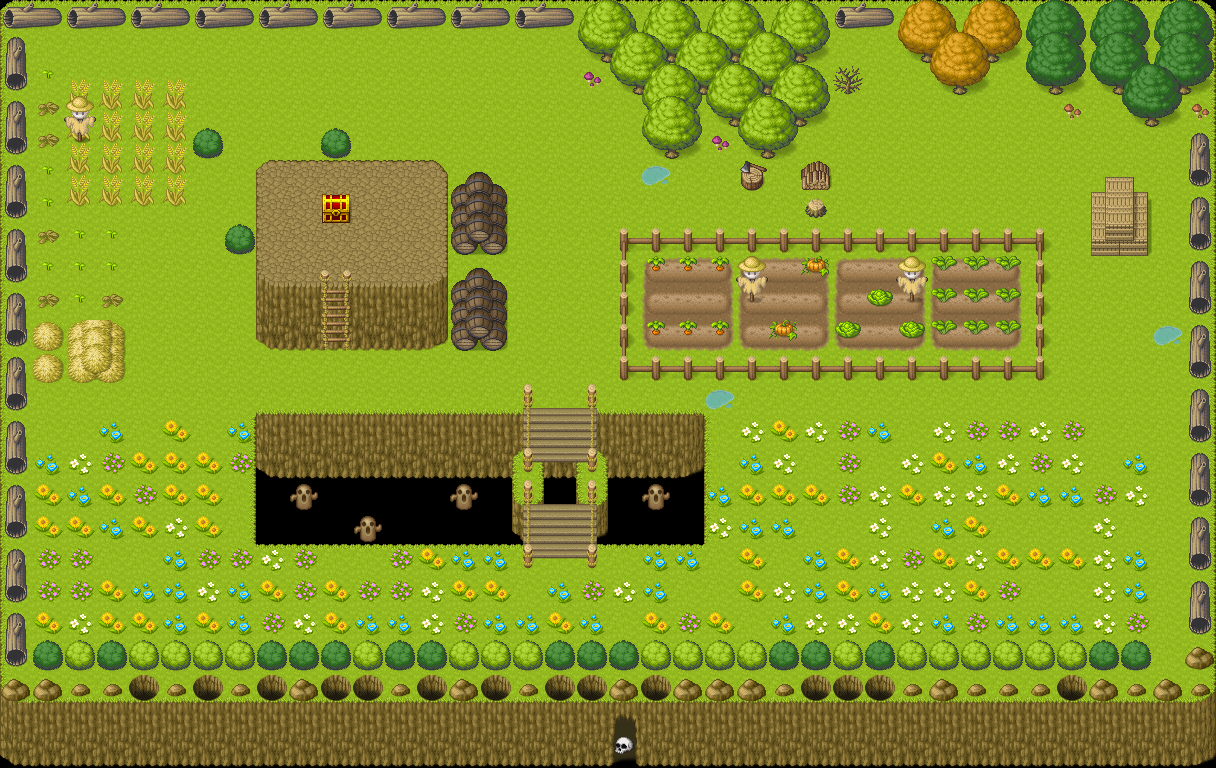

This game map was drawn from its Tiled (.tmx) file and the tilesets committed beside it. A one-line description and the trimmed map source follow:
An orthogonal 38x24 tile map with 32x32 px tiles, 5 tile layers (-1, 0, Livello tile 1, Livello tile 2, ...), 2 tilesets.

<map version="1.5" tiledversion="1.6.0" orientation="orthogonal" renderorder="right-down" width="38" height="24" tilewidth="32" tileheight="32" infinite="0" nextlayerid="7" nextobjectid="1">
 <tileset firstgid="1" name="[Base]BaseChip_pipo" tilewidth="32" tileheight="32" tilecount="1064" columns="8">
  <image source="tilesets/Pipoya RPG Tileset 32x32/[Base]BaseChip_pipo.png" width="256" height="4256" />
 </tileset>
 <tileset firstgid="1065" source="bar-background-original.tsx" />
 <layer id="6" name="-1" width="38" height="24">
  <data>[912 cells, 42 non-empty, 2 distinct tile ids]</data>
 </layer>
 <layer id="5" name="0" width="38" height="24">
  <data>[912 cells, 33 non-empty, 7 distinct tile ids]</data>
 </layer>
 <layer id="1" name="Livello tile 1" width="38" height="24" locked="1">
  <data>[912 cells, 862 non-empty, 20 distinct tile ids]</data>
 </layer>
 <layer id="2" name="Livello tile 2" width="38" height="24">
  <data>[912 cells, 535 non-empty, 99 distinct tile ids]</data>
 </layer>
 <layer id="3" name="Livello tile 3" width="38" height="24">
  <data>[912 cells, 64 non-empty, 16 distinct tile ids]</data>
 </layer>
</map>
